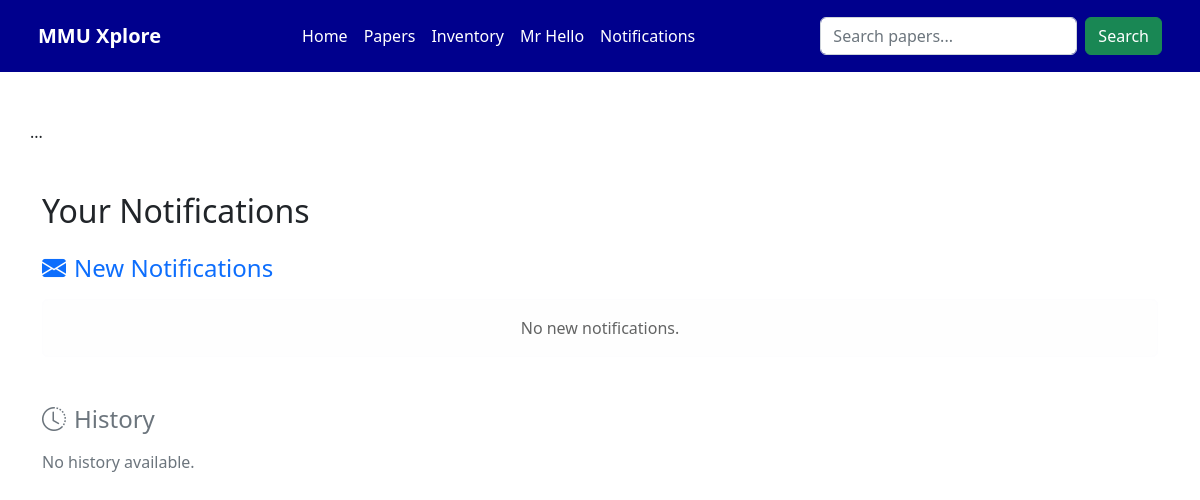
Before: /notifications_page/ (signed in) with the older database file.
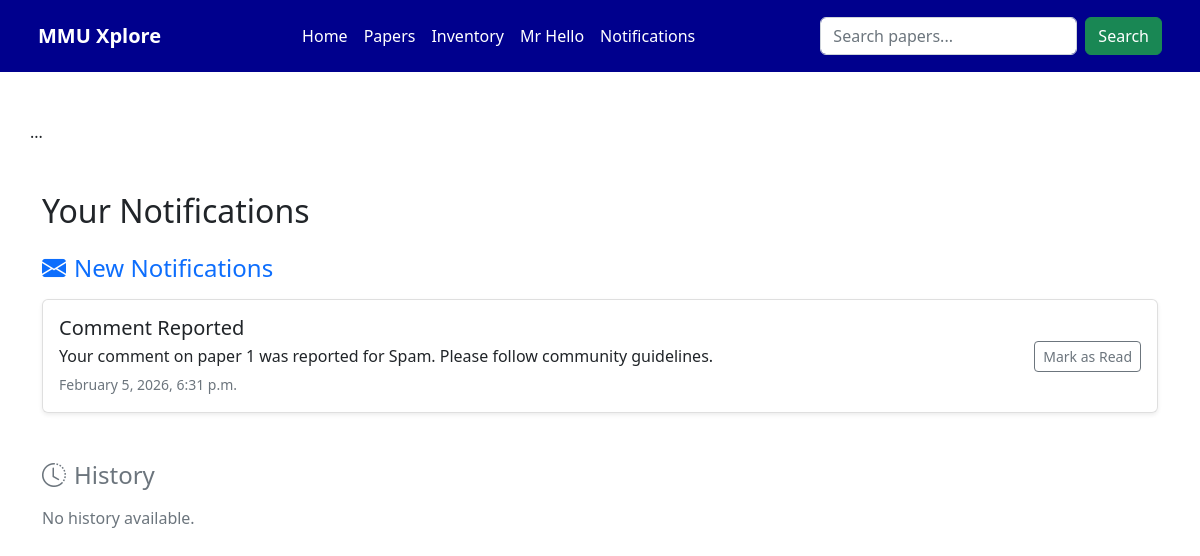
After: the same page with the newer database file.
### myapp/models.py (models this page shows, shortened)
class Notification(models.Model):
    notify_id = models.AutoField(primary_key=True)
    user_id = models.ForeignKey(User, on_delete=models.CASCADE, related_name='notifications')
    notify_title = models.CharField(max_length=100)
    notify_message = models.TextField()
    created_at = models.DateTimeField(auto_now_add=True)

### myapp/views.py (the view)
# urls.py: path('notifications_page/', views.notification_page, name='notification_page'),
def notification_page(request):
    user_name = request.session.get('user_name', 'Guest')
    user_id = request.session.get('user_id')
    read_ids = request.session.get('read_notifications', [])
    unread_notifications = []
    read_notifications = []
    if user_id:
        all_notifications = Notification.objects.filter(user_id_id=user_id).order_by('-created_at')
        unread_notifications = [n for n in all_notifications if n.notify_id not in read_ids]
        read_notifications = [n for n in all_notifications if n.notify_id in read_ids]
    return render(request, 'notification_page.html', {
        'user_name': user_name,
        'unread_notifications': unread_notifications,
        'read_notifications': read_notifications
    })

### myapp/views.py (called while the page is built)
def notification_context(request):
    user_name = request.session.get('user_name', 'Guest')
    user_id = request.session.get('user_id')
    read_ids = request.session.get('read_notifications', [])
    notifications = [] # This will essentially be "unread_notifications" for the navbar
    if user_id:
        all_notifs = Notification.objects.filter(user_id_id=user_id).order_by('-created_at')
        notifications = [n for n in all_notifs if n.notify_id not in read_ids]
    elif user_name != 'Guest':
         user = User.objects.filter(fullname=user_name).first()
         if user:
             all_notifs = Notification.objects.filter(user_id=user).order_by('-created_at')
             notifications = [n for n in all_notifs if n.notify_id not in read_ids]
    return {'notifications': notifications}

### myapp/templates/notification_page.html (shortened to what this page needs)
<!DOCTYPE html>
<html lang="en">
<head>
    <link href="https://cdn.jsdelivr.net/npm/bootstrap@5.2.3/dist/css/bootstrap.min.css" rel="stylesheet"
>
    <link rel="stylesheet" href="https://cdn.jsdelivr.net/npm/bootstrap-icons@1.11.1/font/bootstrap-icons.css">
</head>
<body>
    {% include 'components/student_navbar.html' %}
    <div class="container mt-5">
        <h2 class="mb-4">Your Notifications</h2>
        <h4 class="text-primary mb-3"><i class="bi bi-envelope-fill me-2"></i>New Notifications</h4>
        {% if unread_notifications %}
        <div class="list-group mb-5 shadow-sm">
            {% for notification in unread_notifications %}
            <div class="list-group-item d-flex justify-content-between align-items-center p-3">
                <div>
                    <h5 class="mb-1">{{ notification.notify_title }}</h5>
                    <p class="mb-1">{{ notification.notify_message }}</p>
                    <small class="text-muted">{{ notification.created_at|date:"F j, Y, g:i a" }}</small>
                </div>
                <a href="{% url 'mark_notification_read' notification.notify_id %}"
                    class="btn btn-outline-secondary btn-sm">Mark as Read</a>
            </div>
            {% endfor %}
        </div>
        {% else %}
        <div class="alert alert-light text-center mb-5" role="alert">
            No new notifications.
        </div>
        {% endif %}
        <h4 class="text-secondary mb-3"><i class="bi bi-clock-history me-2"></i>History</h4>
        {% if read_notifications %}
        <div class="list-group mb-5">
            {% for notification in read_notifications %}
            <div class="list-group-item d-flex justify-content-between align-items-center p-3 bg-light text-muted">
                <div>
                    <h6 class="mb-1">{{ notification.notify_title }}</h6>
                    <p class="mb-1 small">{{ notification.notify_message }}</p>
                    <small>{{ notification.created_at|date:"F j, Y, g:i a" }}</small>
                </div>
            </div>
            {% endfor %}
        </div>
        {% else %}
        <p class="text-muted">No history available.</p>
        {% endif %}
    </div>
</body>
</html>

Changed rows visible on the page:
added Notification: notify_title "Comment Reported", notify_message "Your comment on paper 1 was reported for Spam. Please follow community guidelines.", created_at "February 5, 2026, 6:31 p.m."
Other visible differences:
text no longer shown: "No new notifications."
